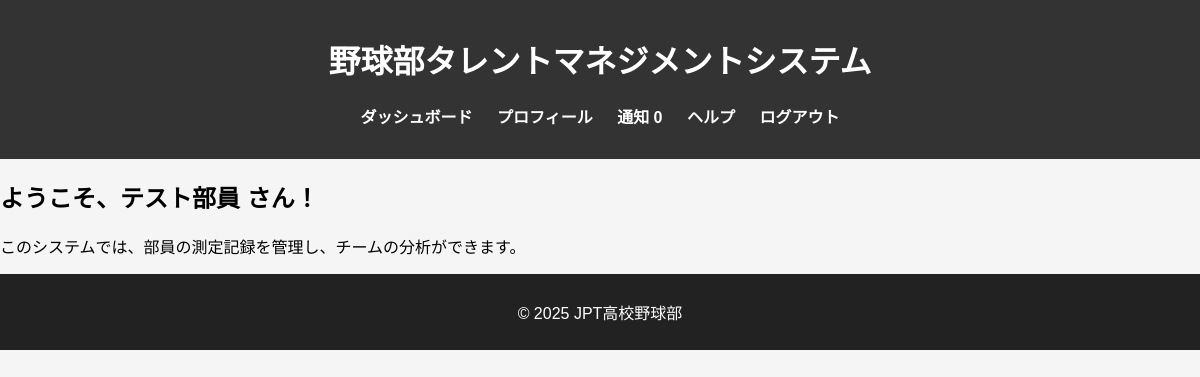
The page /dashboard (signed in) on the database as committed earlier.
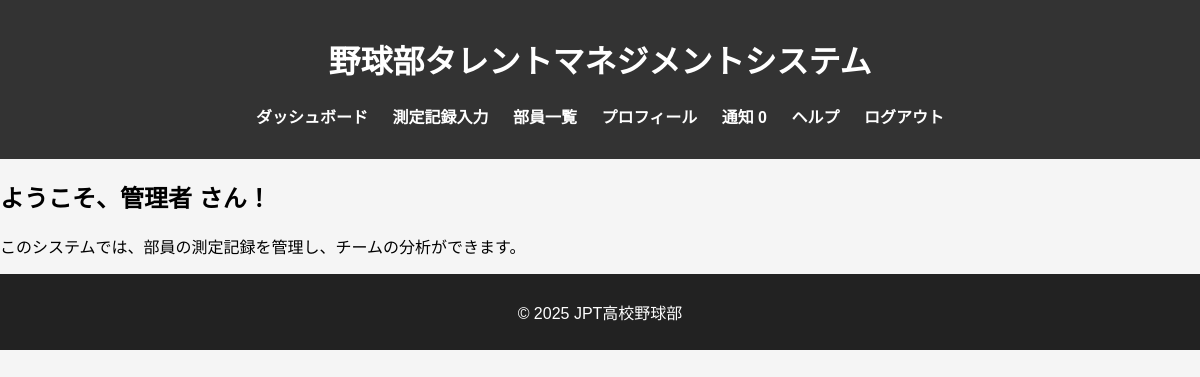
The same page on the database as committed later.
### db_models.py (models this page shows, shortened)
class User(db.Model, UserMixin):
    __tablename__ = 'users'
    user_id = db.Column(db.Integer, primary_key=True)
    fs_uniquifier = db.Column(db.String(64), unique=True, nullable=False, default=lambda: str(uuid.uuid4()))  # 追加
    name = db.Column(db.String(100), nullable=False)
    password_hash = db.Column(db.String(200), nullable=False)
    grade = db.Column(db.Integer, nullable=True)
    is_active = db.Column(db.Boolean, default=True)
    created_at = db.Column(db.DateTime, default=lambda: datetime.now(tz=ZoneInfo('Asia/Tokyo')))
    updated_at = db.Column(db.DateTime, default=lambda: datetime.now(tz=ZoneInfo('Asia/Tokyo')),
                           onupdate=lambda: datetime.now(tz=ZoneInfo('Asia/Tokyo')))
    roles = db.relationship('Role', secondary='user_roles', backref=db.backref('users', lazy='dynamic'))
    def has_any_role(self, *roles):
        return any(role.name in roles for role in self.roles)

### blueprints/main.py (the view)
@main_bp.route('/dashboard')
@login_required
def dashboard():
    return render_template('dashboard.html')

### app.py (called while the page is built)
@login_manager.user_loader
def load_user(user_id):
    return User.query.get(int(user_id))

@app.context_processor
def inject_measurement_data():
    if not current_user.is_authenticated:
        return {}
    notice_cnt = 0
    if current_user.has_any_role("manager"):
        notice_cnt = MeasurementRecord.query.filter_by(status='rejected').count()
    elif current_user.has_any_role("member"):
        notice_cnt = MeasurementRecord.query.filter_by(user_id=current_user.user_id, status='draft').count()
    elif current_user.has_any_role("coach"):
        notice_cnt = MeasurementRecord.query.filter_by(status='pending_coach').count()
    return {
        "notice_cnt":notice_cnt
    }

### templates/dashboard.html (shortened to what this page needs)
{% extends "base.html" %}
{% block content %}
<h2>ようこそ、{{ current_user.name }} さん！</h2>
<p>このシステムでは、部員の測定記録を管理し、チームの分析ができます。</p>
{% endblock %}

Rows that differ between the two databases and show on the page:
changed User: name "テスト部員" → "管理者"
Other text that changed with them:
text now shown: "測定記録入力 部員一覧"
